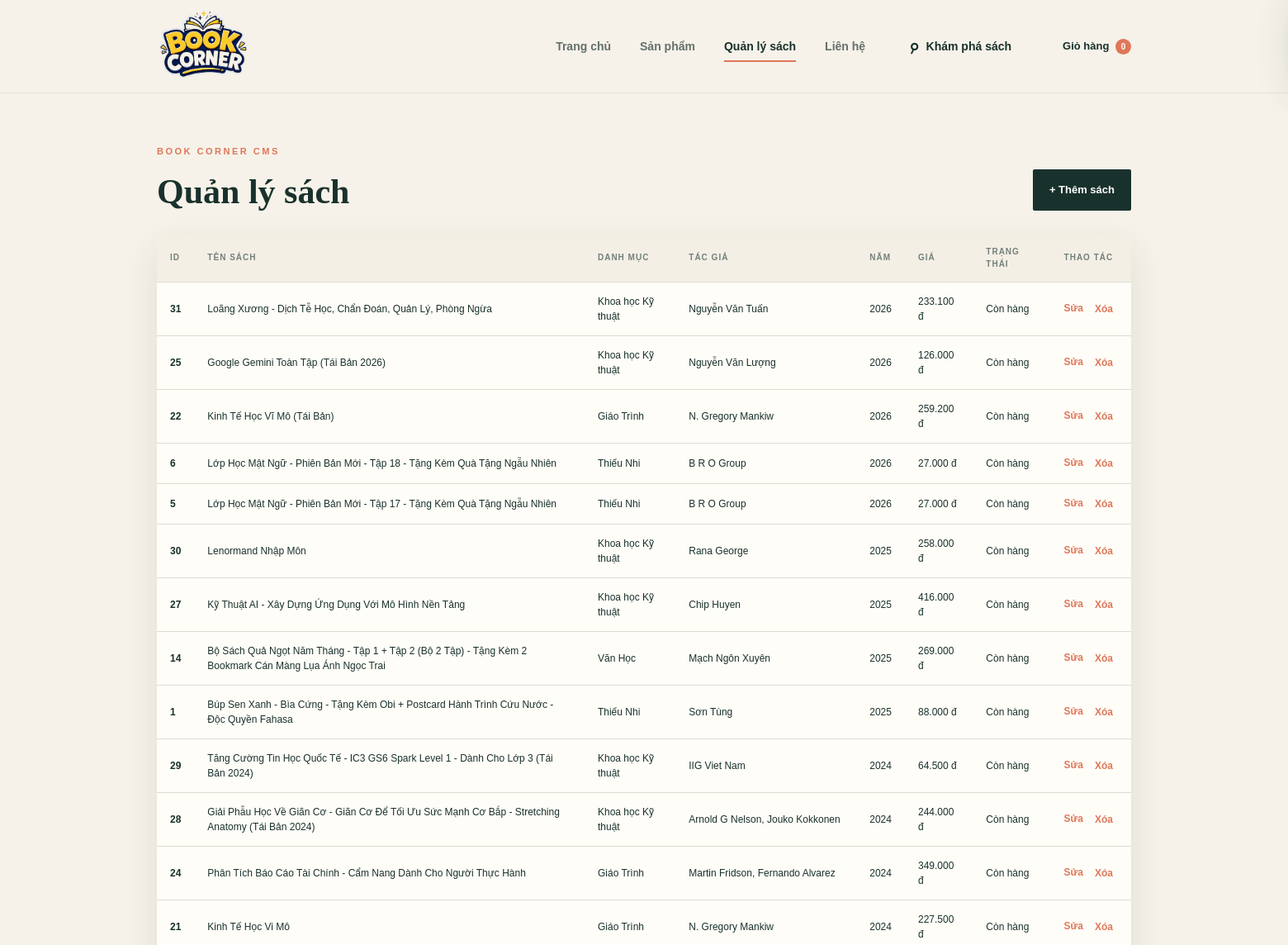
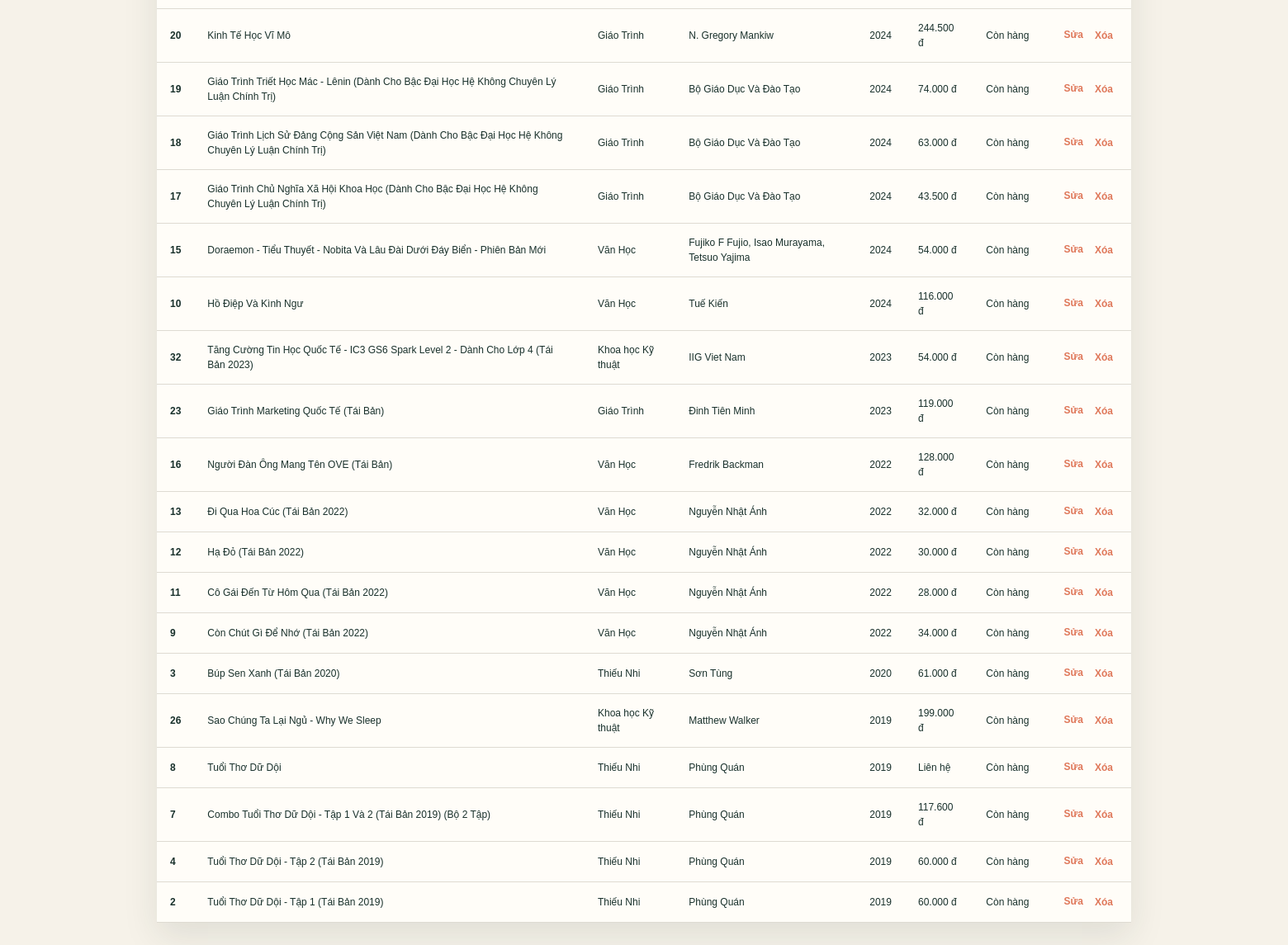
The app's page /admin/books with its own data (2 pictures, top to bottom).
### tables this page shows
CREATE TABLE book (
            id INTEGER PRIMARY KEY AUTOINCREMENT,
            category_id INTEGER NOT NULL,
            title TEXT NOT NULL,
            author TEXT NOT NULL,
            publish_year INTEGER,
            price INTEGER NOT NULL,
            image TEXT,
            in_stock INTEGER NOT NULL DEFAULT 1,
            FOREIGN KEY (category_id) REFERENCES category(id) ON UPDATE CASCADE ON DELETE RESTRICT
        );

CREATE TABLE category (
            id INTEGER PRIMARY KEY AUTOINCREMENT,
            name TEXT NOT NULL UNIQUE
        );

### app.py (the view)
@app.get("/admin/books")
def admin_books():
    return render_template("admin_books.html", books=books_with_categories(), categories=get_db().execute("SELECT * FROM category ORDER BY name").fetchall())

### app.py (called while the page is built)
def get_db() -> sqlite3.Connection:
    if "db" not in g:
        g.db = sqlite3.connect(app.config["DATABASE"])
        g.db.row_factory = sqlite3.Row
        g.db.execute("PRAGMA foreign_keys = ON")
    return g.db

def books_with_categories():
    return get_db().execute(
        """SELECT book.*, category.name AS category_name
           FROM book JOIN category ON category.id = book.category_id
           ORDER BY book.publish_year DESC, book.id DESC"""
    ).fetchall()

@app.template_filter("money")
def money(value):
    return f"{int(value):,}".replace(",", ".") + " đ" if value else "Liên hệ"

### templates/admin_books.html (shortened to what this page needs)
<!doctype html><html lang="vi"><head><link rel="stylesheet" href="{{ url_for('static', filename='css/style.css') }}"></head><body><header class="site-header"><div class="container nav-wrap"><a class="brand" href="{{ url_for('home') }}"><img src="{{ url_for('static', filename='images/logo.png') }}" alt="Book Corner logo"></a><button class="menu-toggle" type="button" aria-label="Mở menu" aria-expanded="false"></button><nav class="main-nav" aria-label="Điều hướng chính"><a href="{{ url_for('home') }}">Trang chủ</a><a href="{{ url_for('products') }}">Sản phẩm</a><a class="active" href="{{ url_for('admin_books') }}">Quản lý sách</a><a href="{{ url_for('contact') }}">Liên hệ</a></nav><a class="nav-bag" href="{{ url_for('products') }}"><span>⌕</span><span class="bag-text">Khám phá sách</span></a></div></header><main class="container admin-wrap"><div class="admin-head"><div><p class="eyebrow">BOOK CORNER CMS</p><h1>Quản lý sách</h1></div><a class="button button-dark" href="{{ url_for('admin_book_new') }}">+ Thêm sách</a></div>{% with messages = get_flashed_messages(with_categories=true) %}{% for category,message in messages %}<div class="flash {{ category }}">{{ message }}</div>{% endfor %}{% endwith %}<table class="admin-table"><thead><tr><th>ID</th><th>Tên sách</th><th>Danh mục</th><th>Tác giả</th><th>Năm</th><th>Giá</th><th>Trạng thái</th><th>Thao tác</th></tr></thead><tbody>{% for book in books %}<tr><td>{{ book.id }}</td><td>{{ book.title }}</td><td>{{ book.category_name }}</td><td>{{ book.author }}</td><td>{{ book.publish_year or '—' }}</td><td>{{ book.price|money }}</td><td>{{ 'Còn hàng' if book.in_stock else 'Hết hàng' }}</td><td><div class="admin-actions"><a href="{{ url_for('admin_book_edit', book_id=book.id) }}">Sửa</a><form method="post" action="{{ url_for('admin_book_delete', book_id=book.id) }}" onsubmit="return confirm('Bạn có chắc muốn xóa sách này?')"><button class="delete-button" type="submit">Xóa</button></form></div></td></tr>{% endfor %}</tbody></table></main><script src="{{ url_for('static', filename='js/main.js') }}"></script></body></html>

### static/css/style.css (style rules this page uses)
:root { --ink:#19312c;--cream:#f6f2e9;--paper:#fffdf8;--coral:#df7759;--gold:#e9b950;--line:#dedbd2;--muted:#72807b;--shadow:0 16px 40px rgba(25,49,44,.10) }
* { box-sizing:border-box }
html { scroll-behavior:smooth }
body { margin:0;background:var(--cream);color:var(--ink);font-family:'DM Sans',sans-serif;line-height:1.5 }
a { color:inherit;text-decoration:none }
button,input,select,textarea { font:inherit }
button { cursor:pointer }
.container { width:min(1180px,calc(100% - 48px));margin:0 auto }
.site-header { border-bottom:1px solid rgba(25,49,44,.08);background:rgba(246,242,233,.92);backdrop-filter:blur(12px);position:relative;z-index:5 }
.nav-wrap { min-height:86px;display:flex;align-items:center;gap:52px }
.brand img { width:112px;height:auto;display:block }
.main-nav { display:flex;gap:35px;font-size:14px;font-weight:600;margin-left:auto }
.main-nav a { padding:10px 0;color:#64706c;position:relative }
.main-nav a:after { content:'';position:absolute;left:0;right:100%;bottom:2px;height:2px;background:var(--coral);transition:right .25s }
.main-nav a:hover:after,.main-nav a.active:after { right:0 }
.main-nav a.active { color:var(--ink) }
.nav-bag { display:flex;align-items:center;gap:8px;font-size:14px;font-weight:600 }
.nav-bag>span:first-child { font-size:24px;line-height:0;transform:rotate(-20deg);display:inline-block }
.eyebrow { font-size:11px;letter-spacing:2.5px;font-weight:700;color:var(--coral);margin:0 0 17px }
.button { border:0;border-radius:2px;display:inline-flex;align-items:center;justify-content:center;gap:25px;padding:15px 20px;font-weight:700;font-size:13px;transition:transform .2s,background .2s }
.button-dark { background:var(--ink);color:#fff }

### templates/admin_books.html (style rules this page uses)
.admin-wrap { padding:62px 0 90px }
.admin-head { display:flex;justify-content:space-between;align-items:end;margin-bottom:28px }
.admin-head h1,.form-card h1 { font:700 42px/1.1 'Playfair Display',serif;margin:0 }
.admin-table { width:100%;border-collapse:collapse;background:var(--paper);box-shadow:var(--shadow) }
.admin-table th,.admin-table td { text-align:left;padding:14px 16px;border-bottom:1px solid var(--line);font-size:12px }
.admin-table th { font-size:10px;text-transform:uppercase;letter-spacing:1px;color:var(--muted);background:#f4efe5 }
.admin-table td:first-child { font-weight:700 }
.admin-actions { display:flex;gap:8px }
.admin-actions a,.delete-button { border:0;background:transparent;color:var(--coral);font-size:12px;font-weight:700 }
.delete-button { cursor:pointer }

### records on screen
book: id "31", title "Loãng Xương - Dịch Tễ Học, Chẩn Đoán, Quản Lý, Phòng Ngừa", category_name "Khoa học Kỹ thuật", author "Nguyễn Văn Tuấn", publish_year "2026", price "233.100 đ", in_stock "Còn hàng"
book: id "25", title "Google Gemini Toàn Tập (Tái Bản 2026)", category_name "Khoa học Kỹ thuật", author "Nguyễn Văn Lượng", publish_year "2026", price "126.000 đ", in_stock "Còn hàng"
book: id "22", title "Kinh Tế Học Vĩ Mô (Tái Bản)", category_name "Giáo Trình", author "N. Gregory Mankiw", publish_year "2026", price "259.200 đ", in_stock "Còn hàng"
book: id "6", title "Lớp Học Mật Ngữ - Phiên Bản Mới - Tập 18 - Tặng Kèm Quà Tặng Ngẫu Nhiên", category_name "Thiếu Nhi", author "B R O Group", publish_year "2026", price "27.000 đ", in_stock "Còn hàng"
book: id "5", title "Lớp Học Mật Ngữ - Phiên Bản Mới - Tập 17 - Tặng Kèm Quà Tặng Ngẫu Nhiên", category_name "Thiếu Nhi", author "B R O Group", publish_year "2026", price "27.000 đ", in_stock "Còn hàng"
book: id "30", title "Lenormand Nhập Môn", category_name "Khoa học Kỹ thuật", author "Rana George", publish_year "2025", price "258.000 đ", in_stock "Còn hàng"
book: id "27", title "Kỹ Thuật AI - Xây Dựng Ứng Dụng Với Mô Hình Nền Tảng", category_name "Khoa học Kỹ thuật", author "Chip Huyen", publish_year "2025", price "416.000 đ", in_stock "Còn hàng"
book: id "14", title "Bộ Sách Quả Ngọt Năm Tháng - Tập 1 + Tập 2 (Bộ 2 Tập) - Tặng Kèm 2 Bookmark Cán Màng Lụa Ánh Ngọc Trai", category_name "Văn Học", author "Mạch Ngôn Xuyên", publish_year "2025", price "269.000 đ", in_stock "Còn hàng"
book: id "1", title "Búp Sen Xanh - Bìa Cứng - Tặng Kèm Obi + Postcard Hành Trình Cứu Nước - Độc Quyền Fahasa", category_name "Thiếu Nhi", author "Sơn Tùng", publish_year "2025", price "88.000 đ", in_stock "Còn hàng"
book: id "29", title "Tăng Cường Tin Học Quốc Tế - IC3 GS6 Spark Level 1 - Dành Cho Lớp 3 (Tái Bản 2024)", category_name "Khoa học Kỹ thuật", author "IIG Viet Nam", publish_year "2024", price "64.500 đ", in_stock "Còn hàng"
book: id "28", title "Giải Phẫu Học Về Giãn Cơ - Giãn Cơ Để Tối Ưu Sức Mạnh Cơ Bắp - Stretching Anatomy (Tái Bản 2024)", category_name "Khoa học Kỹ thuật", author "Arnold G Nelson, Jouko Kokkonen", publish_year "2024", price "244.000 đ", in_stock "Còn hàng"
book: id "24", title "Phân Tích Báo Cáo Tài Chính - Cẩm Nang Dành Cho Người Thực Hành", category_name "Giáo Trình", author "Martin Fridson, Fernando Alvarez", publish_year "2024", price "349.000 đ", in_stock "Còn hàng"
book: id "21", title "Kinh Tế Học Vi Mô", category_name "Giáo Trình", author "N. Gregory Mankiw", publish_year "2024", price "227.500 đ", in_stock "Còn hàng"
book: id "20", title "Kinh Tế Học Vĩ Mô", category_name "Giáo Trình", author "N. Gregory Mankiw", publish_year "2024", price "244.500 đ", in_stock "Còn hàng"
book: id "19", title "Giáo Trình Triết Học Mác - Lênin (Dành Cho Bậc Đại Học Hệ Không Chuyên Lý Luận Chính Trị)", category_name "Giáo Trình", author "Bộ Giáo Dục Và Đào Tạo", publish_year "2024", price "74.000 đ", in_stock "Còn hàng"
book: id "18", title "Giáo Trình Lịch Sử Đảng Cộng Sản Việt Nam (Dành Cho Bậc Đại Học Hệ Không Chuyên Lý Luận Chính Trị)", category_name "Giáo Trình", author "Bộ Giáo Dục Và Đào Tạo", publish_year "2024", price "63.000 đ", in_stock "Còn hàng"
book: id "17", title "Giáo Trình Chủ Nghĩa Xã Hội Khoa Học (Dành Cho Bậc Đại Học Hệ Không Chuyên Lý Luận Chính Trị)", category_name "Giáo Trình", author "Bộ Giáo Dục Và Đào Tạo", publish_year "2024", price "43.500 đ", in_stock "Còn hàng"
book: id "15", title "Doraemon - Tiểu Thuyết - Nobita Và Lâu Đài Dưới Đáy Biển - Phiên Bản Mới", category_name "Văn Học", author "Fujiko F Fujio, Isao Murayama, Tetsuo Yajima", publish_year "2024", price "54.000 đ", in_stock "Còn hàng"
book: id "10", title "Hồ Điệp Và Kình Ngư", category_name "Văn Học", author "Tuế Kiến", publish_year "2024", price "116.000 đ", in_stock "Còn hàng"
book: id "32", title "Tăng Cường Tin Học Quốc Tế - IC3 GS6 Spark Level 2 - Dành Cho Lớp 4 (Tái Bản 2023)", category_name "Khoa học Kỹ thuật", author "IIG Viet Nam", publish_year "2023", price "54.000 đ", in_stock "Còn hàng"
book: id "23", title "Giáo Trình Marketing Quốc Tế (Tái Bản)", category_name "Giáo Trình", author "Đinh Tiên Minh", publish_year "2023", price "119.000 đ", in_stock "Còn hàng"
book: id "16", title "Người Đàn Ông Mang Tên OVE (Tái Bản)", category_name "Văn Học", author "Fredrik Backman", publish_year "2022", price "128.000 đ", in_stock "Còn hàng"
book: id "13", title "Đi Qua Hoa Cúc (Tái Bản 2022)", category_name "Văn Học", author "Nguyễn Nhật Ánh", publish_year "2022", price "32.000 đ", in_stock "Còn hàng"
book: id "12", title "Hạ Đỏ (Tái Bản 2022)", category_name "Văn Học", author "Nguyễn Nhật Ánh", publish_year "2022", price "30.000 đ", in_stock "Còn hàng"
book: id "11", title "Cô Gái Đến Từ Hôm Qua (Tái Bản 2022)", category_name "Văn Học", author "Nguyễn Nhật Ánh", publish_year "2022", price "28.000 đ", in_stock "Còn hàng"
book: id "9", title "Còn Chút Gì Để Nhớ (Tái Bản 2022)", category_name "Văn Học", author "Nguyễn Nhật Ánh", publish_year "2022", price "34.000 đ", in_stock "Còn hàng"
book: id "3", title "Búp Sen Xanh (Tái Bản 2020)", category_name "Thiếu Nhi", author "Sơn Tùng", publish_year "2020", price "61.000 đ", in_stock "Còn hàng"
book: id "26", title "Sao Chúng Ta Lại Ngủ - Why We Sleep", category_name "Khoa học Kỹ thuật", author "Matthew Walker", publish_year "2019", price "199.000 đ", in_stock "Còn hàng"
book: id "8", title "Tuổi Thơ Dữ Dội", category_name "Thiếu Nhi", author "Phùng Quán", publish_year "2019", price "Liên hệ", in_stock "Còn hàng"
book: id "7", title "Combo Tuổi Thơ Dữ Dội - Tập 1 Và 2 (Tái Bản 2019) (Bộ 2 Tập)", category_name "Thiếu Nhi", author "Phùng Quán", publish_year "2019", price "117.600 đ", in_stock "Còn hàng"
book: id "4", title "Tuổi Thơ Dữ Dội - Tập 2 (Tái Bản 2019)", category_name "Thiếu Nhi", author "Phùng Quán", publish_year "2019", price "60.000 đ", in_stock "Còn hàng"
book: id "2", title "Tuổi Thơ Dữ Dội - Tập 1 (Tái Bản 2019)", category_name "Thiếu Nhi", author "Phùng Quán", publish_year "2019", price "60.000 đ", in_stock "Còn hàng"
